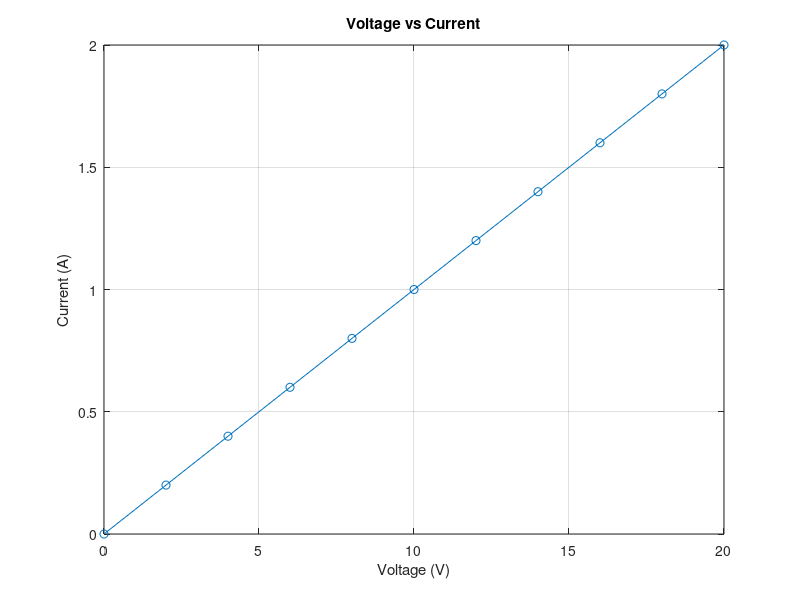

Write the MATLAB code that produced this figure.
%% Problem 16 - Ohm's Law

%R = 10;                  % Resistance in ohms
%V = 0:2:20;              % Voltage from 0 to 20 V

% TASK:
% 1. Calculate current using:
%       I = V/R
%
% 2. Plot Voltage vs Current.
%
% 3. Add:
%       Title: Voltage vs Current
%       X-axis: Voltage (V)
%       Y-axis: Current (A)
%       Grid
%
% 4. Find the current when V = 20 V.
%
% 5. Display that current.
      
V = 0:2:20;
R = 10;

I = [];
for i = 1:length(V)
    I(i) = V(i)/R;
end

plot(V,I,'-o')
title("Voltage vs Current")
xlabel("Voltage (V)")
ylabel("Current (A)")
grid on

current_20V = 20/R;
disp(current_20V);
